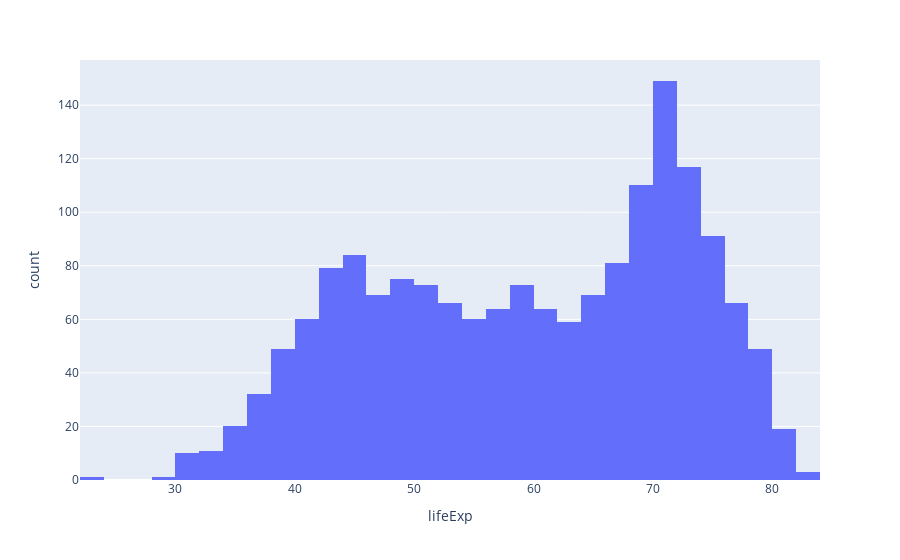

The notebook cell this image was saved under:
### Code cell
px.histogram(df,"lifeExp")

### Figure 1 — Plotly figure (JSON) as saved in the notebook; plotly's stock layout.template omitted (floating-point values rounded to 4 significant figures; data arrays with more than 128 entries replaced by an {"elided": "..."} marker saying what was removed)
{"data": [{"alignmentgroup": "True", "bingroup": "x", "hovertemplate": "lifeExp=%{x}<br>count=%{y}<extra></extra>", "legendgroup": "", "marker": {"color": "#636efa", "pattern": {"shape": ""}}, "name": "", "offsetgroup": "", "orientation": "v", "showlegend": false, "type": "histogram", "x": {"elided": "1704 float values"}, "xaxis": "x", "yaxis": "y"}], "layout": {"barmode": "relative", "legend": {"tracegroupgap": 0}, "margin": {"t": 60}, "xaxis": {"anchor": "y", "domain": [0, 1], "title": {"text": "lifeExp"}}, "yaxis": {"anchor": "x", "domain": [0, 1], "title": {"text": "count"}}}}
